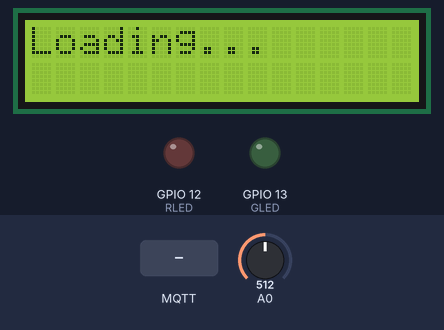
Bench run of a sketch on a simulated ESP8266 (NodeMCU). Shown: 16×2 character LCD, output pins drawn as LEDs (lit = HIGH). The test bench sets the inputs (shaded band); at power-on: A0 = 512. WiFi joins after 1.5 s; servers stay silent unless stated; the local clock reads 2024-03-15 10:24:30 at power-on unless the sketch sets it; no MQTT or app messages arrive unless stated; what the sketch prints to the serial monitor is not drawn.

Above: at 5.6 s.
5.7 s: MQTT message "Loading..." arrives on the first subscribed topic
At 11.2 s:
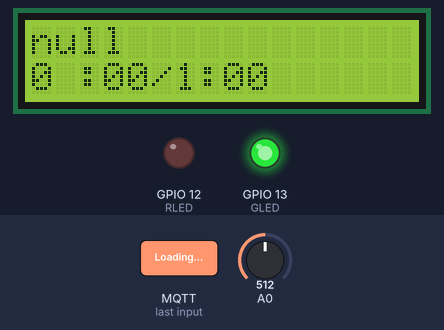
11.5 s: MQTT message "-1" arrives on the first subscribed topic
Timing chart, 0 to 14.5 s (numbered marks = the images above; inputs shaded):
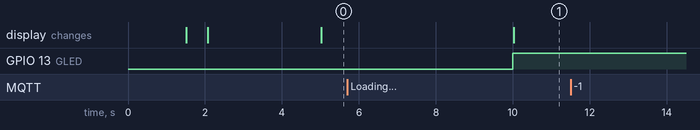

The sketch:

main.ino
```cpp
#include <ESP8266WiFi.h>
#include <time.h>
#include <PubSubClient.h>
#include "configuration.h"
#include <LiquidCrystal_I2C.h>
#include <ArduinoJson.h>
#include <TimeLib.h>
#define BUTTON 14
#define RLED 12
#define GLED 13


BearSSL::X509List client_crt(client_cert);
BearSSL::PrivateKey client_key(privkey);
BearSSL::X509List rootCert(cacert);

//Inizializzazione
const char* awsEndpoint = "a2rb2bl3y4if44-ats.iot.us-east-2.amazonaws.com";
const char* MQTT_SUB_TOPIC = "$aws/things/" THINGNAME "/shadow/events";
const char* MQTT_PUB_TOPIC = "$aws/things/" THINGNAME "/shadow/update";

//Variabili Globali utili per la stampa sullo Schermo LCD
String meetingNameGlobale = "Loading...";
String meetingTimeGlobale = "-1";
int meetingHourGlobale = -1;

//Variabile per controllare le corrispondenze tra riunioni
String dataTimeCorrente = "55555555";
//Valore iniziale del bottone
int value1 = 0;

WiFiClientSecure wiFiClient;
void msgReceived(char* topic, byte* payload, unsigned int len);
PubSubClient pubSubClient(awsEndpoint, 8883, msgReceived, wiFiClient);

//Inizializzazione dello schermo LCD
LiquidCrystal_I2C lcd(0x27,16,2);

//Funzioni per stampare i dati necessari sullo schermo LCD
void printLCDsecondLine(const char* timeM);
void printLCDfirstLine(const char* nameX);

void setup() {
  //Inizializzazione Monitor Serial e componenti (Led e Bottone)
  Serial.begin(115200);
  pinMode(BUTTON,INPUT);
  pinMode(RLED,OUTPUT);
  pinMode(GLED,OUTPUT);
  //Connessione ad Internet
  Serial.print("Connecting to ");
  Serial.print(ssid);
  WiFi.begin(ssid, password);
  WiFi.waitForConnectResult();
  Serial.print(", WiFi connected, IP address: ");
  Serial.println(WiFi.localIP());

  // get current time, otherwise certificates are flagged as expired
  setCurrentTime();
  //Verifica dei certificati di AWS
  wiFiClient.setClientRSACert(&client_crt, &client_key);
  wiFiClient.setTrustAnchors(&rootCert);

  lcd.init();
  delay(500);// initialize the lcd
  lcd.backlight();
  lcd.setCursor(0,0);
  delay(500);

}

//stampare il nome del meeting
void printLCDfirstLine(String nameX){
  lcd.setCursor(0,0);
  lcd.clear();
  lcd.print(nameX);

}
//stampare l'orario del meeting
void printLCDsecondLine( int timeM){
  lcd.setCursor(0,1);
  if(timeM != -1){
      lcd.print(timeM);
      lcd.setCursor(2,1);
      lcd.print(":00/" + String(timeM+1) + ":00");


    }
}

unsigned long lastPublish;
int msgCount;

void loop() {

  pubSubCheckConnect();
  if (millis() - lastPublish > 5000) {

    value1 = analogRead(BUTTON);
    String msg = (String)value1;
    pubSubClient.publish(MQTT_PUB_TOPIC, msg.c_str());
    lastPublish = millis();

    time_t now = time(nullptr);
    struct tm * timeinfo = localtime(&now);

    char* dayStr = "-1111";
    char* monthStr = "-2222";
    char* hourStr =  "-3333";

    sprintf(dayStr, timeinfo->tm_mday < 10 ? "0%d" : "%d", timeinfo->tm_mday);
    sprintf(monthStr, timeinfo->tm_mon+1 < 10 ? "0%d" : "%d", timeinfo->tm_mon+1);
    sprintf(hourStr, timeinfo->tm_hour +1 < 10 ? "0%d" : "%d", timeinfo->tm_hour +1);
    //sprintf(&dataTimeCorrente,"%s%s%s", monthStr,dayStr, hourStr);


    Serial.print("dayStr:  ");
    Serial.print(dayStr);
    Serial.println();
    Serial.print("monthStr:  ");
    Serial.print(monthStr);
    Serial.println();
    Serial.print("hourStr:  ");
    Serial.print(hourStr);
    Serial.println();

    dataTimeCorrente = String(monthStr) + String(dayStr) + String(hourStr);


    Serial.print("condizione  ");
    Serial.print(meetingTimeGlobale.toInt() == dataTimeCorrente.toInt());
    Serial.println();
    if(meetingTimeGlobale.toInt() == dataTimeCorrente.toInt()){
      Serial.println("Primo if");
      digitalWrite(RLED,HIGH);
      digitalWrite(GLED,LOW);

    }else if(meetingNameGlobale == "Loading..."){
            Serial.println("secondo if..");

     digitalWrite(RLED,LOW);
     digitalWrite(GLED,LOW);

  } else {
    Serial.println("else");

    digitalWrite(RLED,LOW);
     digitalWrite(GLED,HIGH);

    }
    printLCDfirstLine(meetingNameGlobale);
    printLCDsecondLine(meetingHourGlobale);

}

}
void msgReceived(char* topic, byte* payload, unsigned int length) {
 Serial.print("Message received on ");
 Serial.print(topic);
 Serial.print(": ");
  for (int i = 0; i < length; i++) {
    Serial.print((char)payload[i]);
  }
  Serial.println();

  char* payload1 = (char*) payload;

  //COnversione JSON da Node in Stringhe per schermo LCD
  StaticJsonDocument<200> doc;
  DeserializationError error = deserializeJson(doc,payload1);
  String nameMeeting = doc["meetingName"];
  String timeX = doc["meetingTime"]; //100211
  const int hourX = doc["meetingHour"];

  /**
  Serial.println(nameMeeting);
  Serial.println(timeX);
  Serial.print(hourX);

- All'inizio dobbiamo sovrascrivere a prescindere
  - se l'oratempo è quella attuale il led è rosso
  - altrimenti è verde
- ad ogni messaggio
  - se l'evento viene prima di quello attualmente nello schermo, sostituire
     - se l'oratempo è quella attuale il led è rosso
     - altrimenti è verde
   - altrimenti niente
   */


//Controllo Stringhe della data
  if(timeX < meetingTimeGlobale || meetingTimeGlobale == "-1"){
    Serial.println("Entrato");
    meetingNameGlobale = nameMeeting;
    meetingTimeGlobale = timeX;
    meetingHourGlobale = hourX;
   }

    Serial.print("meetingNameGlobale:  ");
    Serial.print(meetingNameGlobale);
    Serial.println();
    Serial.print("meetingTimeGlobale:  ");
    Serial.print(meetingTimeGlobale);
    Serial.println();
    Serial.print("dataTimeCorrente:  ");
    Serial.print(dataTimeCorrente);
    Serial.println();


}


void pubSubCheckConnect() {
  if ( ! pubSubClient.connected()) {
    Serial.print("PubSubClient connecting to: ");
    Serial.print(awsEndpoint);
    while ( ! pubSubClient.connected()) {
      Serial.print(".");
      pubSubClient.connect("ESPthing");
    }
    Serial.println(" connected");
    pubSubClient.subscribe(MQTT_SUB_TOPIC);
  }
  pubSubClient.loop();
}


void setCurrentTime() {
  configTime(3600, 0, "pool.ntp.org", "time.nist.gov");
  Serial.print("Waiting for NTP time sync: ");
  time_t now = time(nullptr);
  while (now < 8 * 3600 * 2) {
    delay(500);
    Serial.print(".");
    now = time(nullptr);
  }
  Serial.println("");
  struct tm timeinfo;
  gmtime_r(&now, &timeinfo);
  Serial.print("Current time: ");
  Serial.print(asctime(&timeinfo));

}
```

configuration.h
```cpp
#include <pgmspace.h>

const char ssid[] = "*******";
const char password[] = "*********";

#define THINGNAME "button"

int8_t TIME_ZONE = +1;
#define USE_SUMMER_TIME_DST


static const char cacert[] PROGMEM = R"EOF(
-----BEGIN CERTIFICATE-----
MIIDQTCCAimgAwIBAgITBmyfz5m/jAo54vB4ikPmljZbyjANBgkqhkiG9w0BAQsF
ADA5MQswCQYDVQQGEwJVUzEPMA0GA1UEChMGQW1hem9uMRkwFwYDVQQDExBBbWF6
b24gUm9vdCBDQSAxMB4XDTE1MDUyNjAwMDAwMFoXDTM4MDExNzAwMDAwMFowOTEL
MAkGA1UEBhMCVVMxDzANBgNVBAoTBkFtYXpvbjEZMBcGA1UEAxMQQW1hem9uIFJv
b3QgQ0EgMTCCASIwDQYJKoZIhvcNAQEBBQADggEPADCCAQoCggEBALJ4gHHKeNXj
ca9HgFB0fW7Y14h29Jlo91ghYPl0hAEvrAIthtOgQ3pOsqTQNroBvo3bSMgHFzZM
9O6II8c+6zf1tRn4SWiw3te5djgdYZ6k/oI2peVKVuRF4fn9tBb6dNqcmzU5L/qw
IFAGbHrQgLKm+a/sRxmPUDgH3KKHOVj4utWp+UhnMJbulHheb4mjUcAwhmahRWa6
VOujw5H5SNz/0egwLX0tdHA114gk957EWW67c4cX8jJGKLhD+rcdqsq08p8kDi1L
93FcXmn/6pUCyziKrlA4b9v7LWIbxcceVOF34GfID5yHI9Y/QCB/IIDEgEw+OyQm
jgSubJrIqg0CAwEAAaNCMEAwDwYDVR0TAQH/BAUwAwEB/zAOBgNVHQ8BAf8EBAMC
AYYwHQYDVR0OBBYEFIQYzIU07LwMlJQuCFmcx7IQTgoIMA0GCSqGSIb3DQEBCwUA
A4IBAQCY8jdaQZChGsV2USggNiMOruYou6r4lK5IpDB/G/wkjUu0yKGX9rbxenDI
U5PMCCjjmCXPI6T53iHTfIUJrU6adTrCC2qJeHZERxhlbI1Bjjt/msv0tadQ1wUs
N+gDS63pYaACbvXy8MWy7Vu33PqUXHeeE6V/Uq2V8viTO96LXFvKWlJbYK8U90vv
o/ufQJVtMVT8QtPHRh8jrdkPSHCa2XV4cdFyQzR1bldZwgJcJmApzyMZFo6IQ6XU
5MsI+yMRQ+hDKXJioaldXgjUkK642M4UwtBV8ob2xJNDd2ZhwLnoQdeXeGADbkpy
rqXRfboQnoZsG4q5WTP468SQvvG5
-----END CERTIFICATE-----)EOF";

static const char client_cert[] PROGMEM = R"KEY(
-----BEGIN CERTIFICATE-----
MIIDWTCCAkGgAwIBAgIUXKcPC09nKD6h3ePH2rLvj3ZW/EQwDQYJKoZIhvcNAQEL
BQAwTTFLMEkGA1UECwxCQW1hem9uIFdlYiBTZXJ2aWNlcyBPPUFtYXpvbi5jb20g
SW5jLiBMPVNlYXR0bGUgU1Q9V2FzaGluZ3RvbiBDPVVTMB4XDTIxMDgyNzE0MzIy
OVoXDTQ5MTIzMTIzNTk1OVowHjEcMBoGA1UEAwwTQVdTIElvVCBDZXJ0aWZpY2F0
ZTCCASIwDQYJKoZIhvcNAQEBBQADggEPADCCAQoCggEBAMFHCpW4SzoaGXGB6/ID
rNMtFa4MIbVGM2k/fUuTQ6Hiem4OqbeGS0pb7BLdILLc82W4Uj1gqCEtoygbbrsv
07c9/DpaM87jJmJRe3tuPav7VI2B7SLvgnEVJ2xeD76tpmWB2HyWJsUb2Cy2COnI
/cSCGX1RYHfE8d1A0h4W45CWPA78nRW78Go8pRQSia+rS1CenNSKkOwNS46SSMUF
vLe9tSNvu8Cz/UudVYbXJT2YfRPncsQ5pT4fJ+rCRy6rrANcfNfYtByGxAyF57A4
WCqn0nwFjlK8QZEiAa/Kabdb8BkT7Pd2R8wTSzw8lD/1nj3/Hb2ydqKZ15K+PGoa
tV8CAwEAAaNgMF4wHwYDVR0jBBgwFoAUWnVMgvwLYB+QmhcWdT+xJ4QsYU4wHQYD
VR0OBBYEFOC8aXsjklUvYnba6goH75XAVqHmMAwGA1UdEwEB/wQCMAAwDgYDVR0P
AQH/BAQDAgeAMA0GCSqGSIb3DQEBCwUAA4IBAQAVE4LfKWRZcSWfIOB4AWqwZ4jl
g28++nqFwwtR5YDZMtCeVuQg8No+Qr4ubz837qLVGjj/vmCwKi41VrWXF/SB5IQK
l09pKvb6tMnII0kTSZw+CmJqN9PXRyFpDuP1pXEL7qTa9TzneN+NqT6Pi8d0dewo
GCX8W5y91Df8BFx1p9STiTqjHYWM7oleNDyiUeA8hq2XVaFQnevyYrYvU3rsr7Bw
iJVaGGWr7je0EKbWmTl86UdmusJ7ejPcNR3hVFyLVBmMb5FBPRs6UspczGmhh8nI
8dPUEeO9xW8Mt+9vucbeSm1TbzinNxszSTivQXQvFo/v0kHfy0EyzwmmaxlF
-----END CERTIFICATE-----)KEY";


static const char privkey[] PROGMEM = R"KEY(
-----BEGIN RSA PRIVATE KEY-----
MIIEowIBAAKCAQEAwUcKlbhLOhoZcYHr8gOs0y0VrgwhtUYzaT99S5NDoeJ6bg6p
t4ZLSlvsEt0gstzzZbhSPWCoIS2jKBtuuy/Ttz38OlozzuMmYlF7e249q/tUjYHt
Iu+CcRUnbF4Pvq2mZYHYfJYmxRvYLLYI6cj9xIIZfVFgd8Tx3UDSHhbjkJY8Dvyd
FbvwajylFBKJr6tLUJ6c1IqQ7A1LjpJIxQW8t721I2+7wLP9S51VhtclPZh9E+dy
xDmlPh8n6sJHLqusA1x819i0HIbEDIXnsDhYKqfSfAWOUrxBkSIBr8ppt1vwGRPs
93ZHzBNLPDyUP/WePf8dvbJ2opnXkr48ahq1XwIDAQABAoIBAAYyNdeo6dh5/7jQ
1nSSw5adimVjBC2gi4NjQqwKk498CDrBA5Xbm0xN+Bp+tk6loLPxHcnT8G/n26Qs
hPdBSENGnHBuddy7EX7zZ8cEOLvrucEzmhuVnBPt/q6NsWmGfaAhcoRD+Ag3pU2B
pHWCOQh0t0Z6NmKAkNRsAJBwYWlAKW6GgCm6k4UiVrZApCxMSVTIRQJ+nFefDzQd
kBetN21Gec9FTYPgL1BozNfSzf/YaqMOBiExQEMcGUNrfTiLwwQ4DEcGgqwsKYMF
U0/6o9sR/MQajbKiJ17/6Th7tlQ/v1lmwBLVn3fHk6x2f879vuncXw28iGHSi66K
IUSu/nkCgYEA7rLTOKwzTqbcbmvhVDca2e9tzJEi8OltfLYe9Zszm3OSOc+VYSt6
lo/4P7d4fLbVSTVtVQ1ietSQRVO7If0N7Cq6ZGLtr4NIl8psGRONAmlprbsfUFuy
n6evTUEChjJAEXPepyD5BdL3768bpSkUgBbt3PAq7oQZF5Xr1pB7sCsCgYEAz0ln
0NPwDKh3BIGGFY30CW+eA3e5KQ8/U6McLdldRC0nFbz+M++MmXh+TqLwSWgg2A+f
YPJ/vwV6XpEWa36/T4GBQh6N9r8oR2hhaZBeWRR7sjTbyZQdvJPglW+FI7znxKyB
vBRsplNjzRuL4d7DJ7Rf+f8r43X/aLwk6VhugZ0CgYBchr0Rrs6EonG36+GAf4vN
Bt6M+YWN1S43tXDyy6KJk5cPCcRh0jTGwC/+ouP1k/nBUxB6c6HE8zipZveXCTyo
Wze9SgvQiRdOn4yfe9ChKrNoQKy2vZTUBnARhi2wTzI+kaexKTreYxTwt/QDZZUo
wbqadg5uPo5rchXlKkSH2QKBgFTV0B1RgB9OG1fGwt+zdzsdaWg16Zv6V4qdaP0C
xv8OE7772HXdBogRHnCEkx8X9Mk4q5v743iEf26QpsJb32RktkgfRS7FUXDYMXYI
1fRTQ8TNiV5YtkrlorbGK5FS0PBXQcl9+nGgE2pwabGJgAmR8u3YF1hChMOSrPCr
dp6pAoGBAIZzMD43HKrYMbqU6cACp041MGUbI+dL8gMRs27i4fpSCcwooONK+dEv
kMboFRbqLGlmm+ez6WxdU4GHh2u8eoWruDAwm/dvm1R7iZ8aj8jR6LwTZAYsRZrH
Y2Ttn2v/7DthaYFKpniHLs/hKRrppoDku1d/M8CaQJP129dMGi2r
-----END RSA PRIVATE KEY-----)KEY";
```

Measured:
- after the input at 5.7 s, GPIO 13 (GLED): LOW → HIGH after 4.3 s; the display: changes after 4.3 s (image 1)
- after the input at 11.5 s, every drawn part: stays the same
